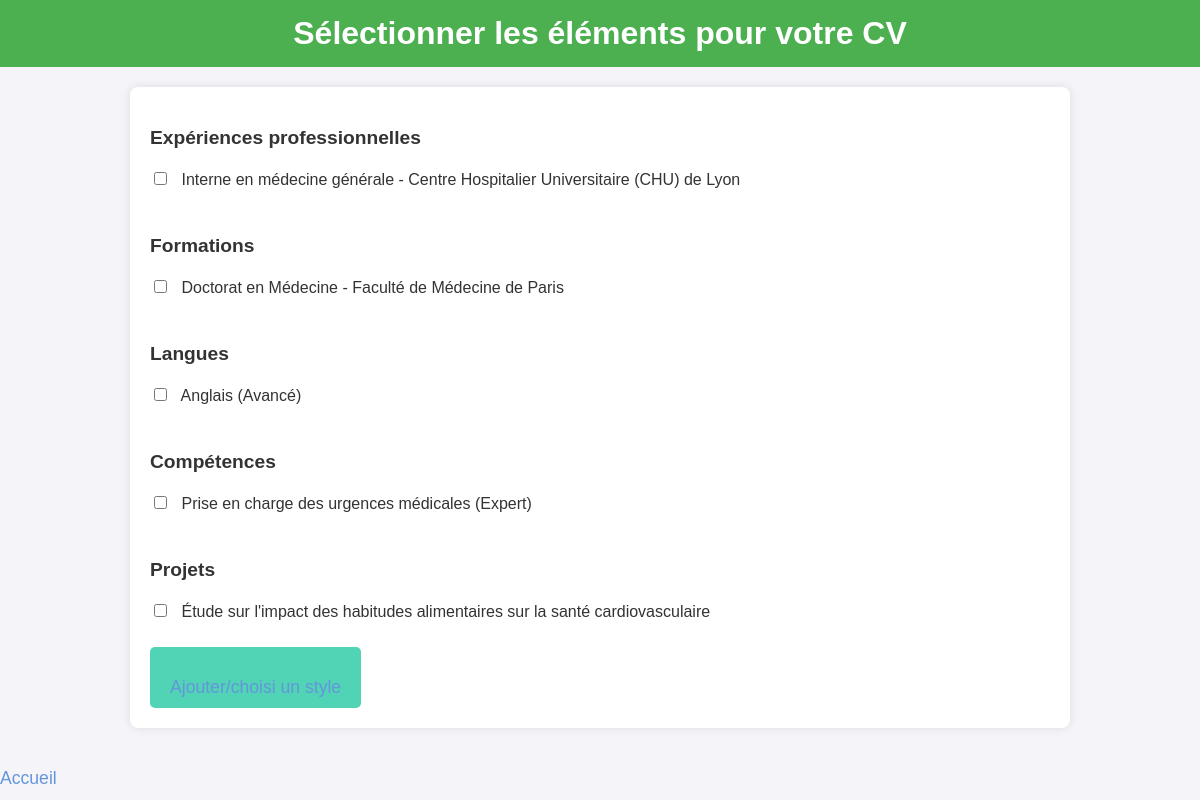
Page /selection-elements/ (signed in) on the committed database.
### MON_CV/models.py (models this page shows, shortened)
class Experience(models.Model):
    etudiant = models.ForeignKey(Etudiant, on_delete=models.CASCADE, related_name="experiences")  # Relation avec l'étudiant
    poste = models.CharField(max_length=100)
    entreprise = models.CharField(max_length=100)
    date_debut = models.DateField()
    date_fin = models.DateField(null=True, blank=True)
    description = models.TextField()

class Formation(models.Model):
    etudiant = models.ForeignKey(Etudiant, on_delete=models.CASCADE, related_name="formations")  # Relation avec l'étudiant
    diplome = models.CharField(max_length=100)
    etablissement = models.CharField(max_length=100)
    date_debut = models.DateField()
    date_fin = models.DateField(null=True, blank=True)

class Langue(models.Model):
    etudiant = models.ForeignKey(Etudiant, on_delete=models.CASCADE, related_name="langues")  # Relation avec l'étudiant
    libelle = models.CharField(max_length=100)
    niveau = models.CharField(max_length=50, choices=NIVEAU_CHOICES)

class Competence(models.Model):
    etudiant = models.ForeignKey(Etudiant, on_delete=models.CASCADE, related_name="competences")  # Relation avec l'étudiant
    libelle = models.CharField(max_length=100)
    niveau = models.CharField(max_length=50, choices=NIVEAU_CHOICES)

class Projet(models.Model):
    etudiant = models.ForeignKey(Etudiant, on_delete=models.CASCADE, related_name="projets")  # Relation avec l'étudiant
    titre = models.CharField(max_length=100)
    description = models.TextField()
    date_debut = models.DateField()
    date_fin = models.DateField(null=True, blank=True)

### MON_CV/views.py (the view, shortened to what this page needs)
# urls.py: path('selection-elements/', views.selection_elements, name='selection_elements'),
def selection_elements(request):
    etudiant = Etudiant.objects.get(user=request.user)
    experiences = Experience.objects.filter(etudiant=etudiant)
    formations = Formation.objects.filter(etudiant=etudiant)
    langues = Langue.objects.filter(etudiant=etudiant)
    competences = Competence.objects.filter(etudiant=etudiant)
    projets = Projet.objects.filter(etudiant=etudiant)
    return render(request, 'selection_elements.html', {
        'experiences': experiences,
        'formations': formations,
        'langues': langues,
        'competences': competences,
        'projets': projets,
    })

### templates/selection_elements.html (shortened to what this page needs)
<!DOCTYPE html>
<html lang="fr">
<head>
</head>
<body>
    <header>
        <h1>Sélectionner les éléments pour votre CV</h1>
    </header>
    <form method="POST">
        <h2>Expériences professionnelles</h2>
        {% for experience in experiences %}
            <label>
                <input type="checkbox" name="experiences" value="{{ experience.id }}">
                {{ experience.poste }} - {{ experience.entreprise }}
            </label><br>
        {% endfor %}
        <h2>Formations</h2>
        {% for formation in formations %}
            <label>
                <input type="checkbox" name="formations" value="{{ formation.id }}">
                {{ formation.diplome }} - {{ formation.etablissement }}
            </label><br>
        {% endfor %}
        <h2>Langues</h2>
        {% for langue in langues %}
            <label>
                <input type="checkbox" name="langues" value="{{ langue.id }}">
                {{ langue.libelle }} ({{ langue.niveau }})
            </label><br>
        {% endfor %}
        <h2>Compétences</h2>
        {% for competence in competences %}
            <label>
                <input type="checkbox" name="competences" value="{{ competence.id }}">
                {{ competence.libelle }} ({{ competence.niveau }})
            </label><br>
        {% endfor %}
        <h2>Projets</h2>
        {% for projet in projets %}
            <label>
                <input type="checkbox" name="projets" value="{{ projet.id }}">
                {{ projet.titre }}
            </label><br>
        {% endfor %}
        <button type="submit"><a href="{% url 'generer_cv' %}">Ajouter/choisi un style</a> </button>
    </form>
    <a href="{% url 'home' %}">Accueil</a>
</body>
</html>

### templates/selection_elements.html (style rules this page uses)
body { font-family: Arial, sans-serif; background-color: #f4f4f9; margin: 0; padding: 0; }
header { background-color: #4CAF50; color: white; padding: 15px 0; text-align: center; }
h1 { margin: 0; }
h2 { font-size: 1.2em; margin: 20px 0; color: #333; }
form { background-color: #fff; padding: 20px; margin: 20px auto; border-radius: 8px; box-shadow: 0 0 10px rgba(0, 0, 0, 0.1); max-width: 900px; }
label { display: block; font-size: 1em; margin: 8px 0; color: #333; }
input[type="checkbox"] { margin-right: 10px; }
button { background-color:rgb(81, 211, 181); color: white; border: none; padding: 10px 20px; font-size: 1em; border-radius: 5px; cursor: pointer; transition: background-color 0.3s ease; }
a { color:rgb(100, 150, 219); text-decoration: none; font-size: 1.1em; margin-top: 20px; display: inline-block; transition: color 0.3s ease; }

### rows in the picture
Experience: poste "Interne en médecine générale", entreprise "Centre Hospitalier Universitaire (CHU) de Lyon"
Formation: diplome "Doctorat en Médecine", etablissement "Faculté de Médecine de Paris"
Langue: libelle "Anglais", niveau "Avancé"
Competence: libelle "Prise en charge des urgences médicales", niveau "Expert"
Projet: titre "Étude sur l'impact des habitudes alimentaires sur la santé cardiovasculaire"
